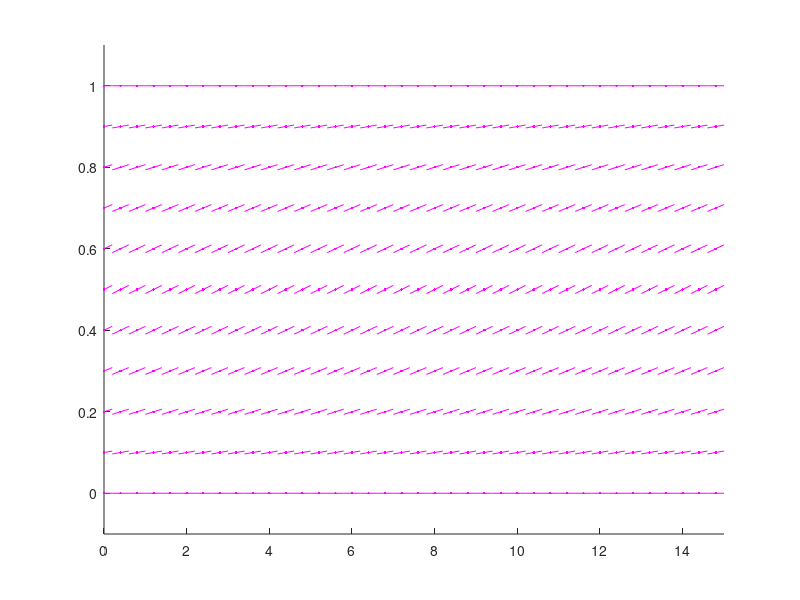

This figure's MATLAB source: (Note: this script raises an error after producing the figure.)
function slopelogistik
    function z = ff(x, y)
        eps0 = 0.2;
        z = eps0 * y * (1 - y);
    end
    clc
    axis([0,15,-0.1,1.1])
    hold on
    eps0 = 0.2;
%    x = [];
    x = 0:0.4:15;
    y = 0:0.1:1;
    delta = 0.2;
     for k = 1:length(x)
        for m = 1:length(y)
            plot(x(k), y(m),'m.')
            eps =  delta / sqrt(1 + ff(x(k), y(m)).^2);
            plot([x(k) - eps, x(k) + eps], [y(m) - eps * ff(x(k), y(m)), y(m) + eps * ff(x(k), y(m))], 'm')
        end
    end
   [x0, y0] = ginput(1);

    plot(x0, y0, 'g.')
    %y = dsolve('Dy = y', 'y(x0) = y0', 'x');
    %x = -6: 0.1: 6;
    [X, Y] = ode45(@ff, [x0, x0 + 6], y0)
    [X1, Y1] = ode45(@ff, [x0, x0 - 6], y0)
    plot(X, Y, X1, Y1, 'b')     
    y = dsolve('Dy = 2*y*(1-y)','y(x0) = y0', 'x')
    simplify(y)
    %plot(x, eval(y))
end